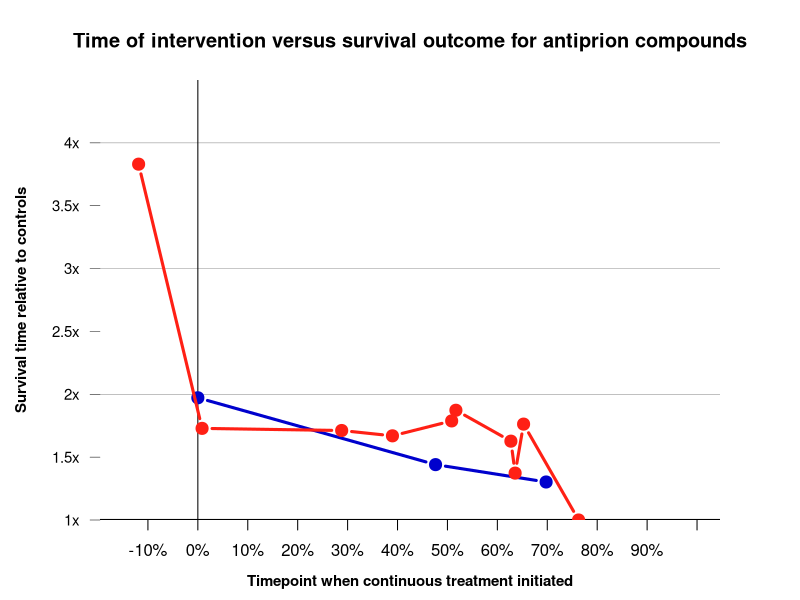

Write the R code that produced this figure.
options(stringsAsFactors=FALSE)
setwd('~/d/sci/src/prp-misc')
percent = function(proportion,digits=2) {
  return ( gsub(' ','',paste(formatC(proportion*100, digits=digits, format='fg'),"%",sep="") ) )
}

data = read.table(textConnection("
compound	mouse	treatment_start_dpi	control_endpoint_dpi	treatment_endpoint_dpi
IND24	wt	-14	118	452
IND24	wt	1	118	204
IND24	wt	34	118	202
IND24	wt	46	118	197
IND24	wt	60	118	211
IND24	wt	61	118	221
IND24	wt	74	118	192
IND24	wt	75	118	162
IND24	wt	77	118	208
IND24	wt	90	118	118
IND24	tg	1	51	112
IND24	tg	15	51	122
IND24	tg	26	51	156
IND24	tg	40	51	64
anle138b	wt	0	180	355
anle138b	wt	80	168	242
anle138b	wt	120	172	224
cpd-b	tg	0	63	174
cpd-b	tg	35	63	117
cpd-b	tg	49	63	89
PPS	tg	7	47	122
PPS	tg	21	47	97
PPS	tg	35	47	80
PPS	tg	42	47	47
"),sep='\t',header=TRUE)

data$timepoint = data$treatment_start_dpi / data$control_endpoint_dpi
data$delay = data$treatment_endpoint_dpi / data$control_endpoint_dpi - 1

data = subset(data, mouse == 'wt')



k_ind24 = '#FF2015'
k_anle138b = '#0001CD'

data$color = ''
data$color[data$compound=='IND24'] = k_ind24
data$color[data$compound=='anle138b'] = k_anle138b

pdf('figures/timepoint_delay_simplified.pdf',width=8, height=4.5)
par(mar=c(4,5,4,4)) 
plot(NA, NA, xlab='', ylab='', xlim=c(-.15,1), ylim=c(0,3.5), yaxs='i', axes=FALSE)
abline(h=0, lwd=2, col='#000000')
abline(h=1:3, lwd=.5, col='#888888')
abline(v=0, lwd=1, col='#000000')
axis(side=1, at=(-1:10)/10, labels=percent((-1:10)/10), lwd=0, lwd.ticks=1, cex.axis=1)
axis(side=2, at=(0:6)/2, labels=paste((0:6)/2+1,'x',sep=''), lwd=0, lwd.ticks=.5, cex.axis=.9, las=2)
for (compound in c('anle138b','IND24')) {
  points(data$timepoint[data$compound==compound], data$delay[data$compound==compound], type='b', lwd=3, pch=20, col=data$color[data$compound==compound], cex=2)
}
mtext(side=1, text='Timepoint when continuous treatment initiated', font=2, line=2.5, cex=.9)
mtext(side=2, text='Survival time relative to controls', font=2, line=3.5, cex=.9)
title('Time of intervention versus survival outcome for antiprion compounds', cex=.9)
dev.off()